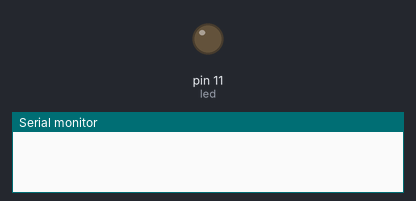
Bench run of a sketch on a simulated Arduino Uno, built with avr-gcc and run on an emulated ATmega328P. Parts: output pins drawn as LEDs (lit = HIGH), the last lines printed to the serial monitor.

Above: at 0.4 s.
At 2.4 s:
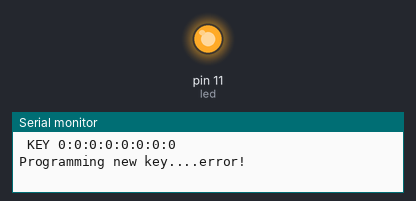
Timing chart, 0 to 3.8 s (numbered marks = the images above):
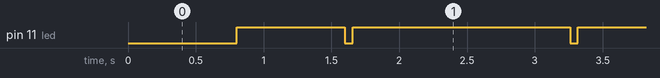

The sketch:

script.ino
```cpp
#include <OneWire.h>

#define pin 10
int led = 11;

  byte key_to_write[] = {0x01, 0xFF, 0xFF, 0xFF, 0xFF, 0xFF, 0xFF, 0x2F}; //


OneWire  ds(pin);  // pin 10 is 1-Wire interface pin now

void setup(void) {
  Serial.begin(9600);
  pinMode(led, OUTPUT);
}

void loop(void) {
  byte i;
  byte data[8];

  delay(800); // 1 sec

  digitalWrite(led, HIGH);

  delay(800); // 1 sec

  digitalWrite(led, LOW);

  ds.reset();
  delay(50);
  ds.write(0x33); // "READ" command

  ds.read_bytes(data, 8);

  Serial.print(" KEY ");
  for( i = 0; i < 8; i++) {
    Serial.print(data[i], HEX);
    if (i != 7) Serial.print(":");
  }

  // Check if FF:FF:FF:FF:FF:FF:FF:FF
  // If your button is really programmed with FF:FF:FF:FF:FF:FF:FF:FF, then remove this check
  //if (data[0] & data[1] & data[2] & data[3] & data[4] & data[5] & data[6] & data[7] == 0xFF)
  //{
    //Serial.println("...nothing found!");
    //return;
  //}

 // return; // УБРАТЬ КОММЕНТ для считывания, поставить для записи

  digitalWrite(led, HIGH);

  // Check if read key is equal to the one to be programmed
  for (i = 0; i < 8; i++)
    if (data[i] != key_to_write[i])
      break;
    else
      if (i == 7)
      {
        Serial.println("...already programmed!");
        return;
      }

  Serial.println();
  Serial.print("Programming new key...");

  for (uint8_t i = 0; i < 8; i++)
  {
    ds.reset();
    data[0] = 0x3C; // "WRITE" command
    data[1] = i; // programming i-th byte
    data[2] = 0;
    data[3] = key_to_write[i];
    ds.write_bytes(data, 4);
    Serial.print(".");

    uint8_t crc = ds.read();

    if (OneWire::crc8(data, 4) != crc) {
        Serial.print("error!\r\n");
        return;
    }
    else
      Serial.print(".");

    send_programming_impulse();
  }

  Serial.println("done!");
}

void send_programming_impulse()
{
  pinMode(pin, OUTPUT);
  digitalWrite(pin, HIGH);
  delay(60);
  digitalWrite(pin, LOW);
  delay(5);
  digitalWrite(pin, HIGH);
  delay(50);
}
```

Measured:
- by itself, pin 11 (led): repeats every 1.7 s: LOW 0.06 s, HIGH 1.6 s
- by itself, everything shown: repeats every 26.6 s, in 32 steps
